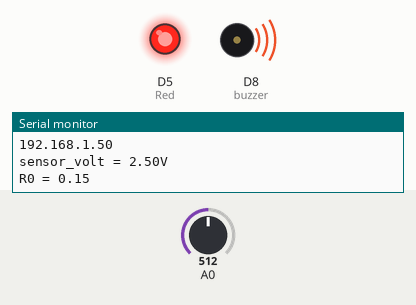
This sketch was run on a simulated ESP8266 (NodeMCU). Parts: output pins drawn as LEDs (lit = HIGH), buzzer (waves = sounding), the last lines printed to the serial monitor. The test bench sets the inputs (shaded band); at power-on: A0 = 512. WiFi joins after 1.5 s; servers stay silent unless stated; uploads are accepted with an empty reply.

Above: at 2.6 s.
At 4.9 s:
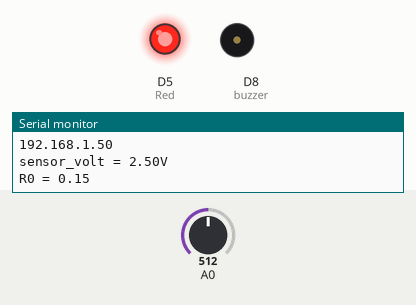
5.0 s: A0 set to 0
7.2 s: A0 set to 400
10.2 s: A0 set to 426
11.7 s: A0 set to 306
At 12.8 s:
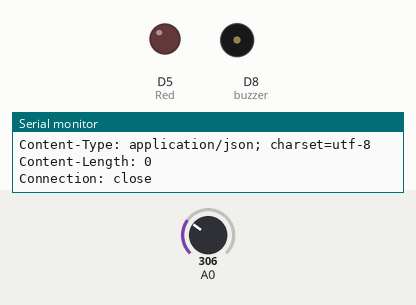
Timing chart, 0 to 14.2 s (numbered marks = the images above; inputs shaded):
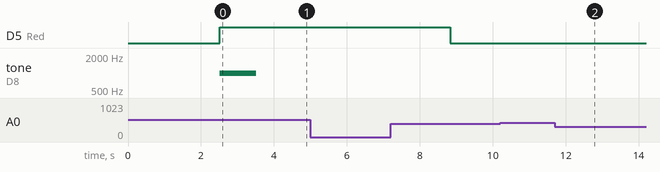

Measured:
- after the input at 11.7 s, D5 (Red): stays LOW (without the input it goes to HIGH after 2.4 s); tone on D8 (buzzer): stays silent (without the input it goes to 1000 Hz after 2.4 s)

The sketch:

GASsketch_may22a.ino
```cpp
#include <ESP8266WiFi.h>
#include <stdio.h>
#define Red D5
const char* ssid     = "Silvia";     // Set SSID
const char* password = "qwertyui"; // Set password
const char* thing = "GasZyGas";   // Set Thing name
const char* host = "dweet.io";        // Set host
int count = 0;
const int buzzer = D8;

void setup() {

    Serial.begin(9600);
    pinMode(buzzer, OUTPUT);
    pinMode(Red, OUTPUT);
    Serial.print("Connecting to ");
    Serial.println(ssid);
    WiFi.begin(ssid, password);
    while (WiFi.status() != WL_CONNECTED)
    {
      delay(500);
      Serial.print(".");                // Print WiFi status
    }
    Serial.println("");
    Serial.println("WiFi connected");   // Print connect status
    Serial.println("IP address: ");
    Serial.println(WiFi.localIP());     // Print IP address
}


void loop() {

   //GAS
    float sensor_volt;
    float RS_air; //  Get the value of RS via in a clear air
    float R0;  // Get the value of R0 via in H2
    float sensorValue;

        /*--- Get a average data by testing 100 times ---*/
    for(int x = 0 ; x < 100 ; x++)
    {
        sensorValue = sensorValue + analogRead(A0);
    }
    sensorValue = sensorValue/100.0;
        /*-----------------------------------------------*/

    sensor_volt = sensorValue/1024*5.0;
    RS_air = (5.0-sensor_volt)/sensor_volt; // omit *RL
    R0 = RS_air/6.5; // The ratio of RS/R0 is 6.5 in a clear air from Graph (Found using WebPlotDigitizer)

    Serial.print("sensor_volt = ");
    Serial.print(sensor_volt);
    Serial.println("V");

    Serial.print("R0 = ");
    Serial.println(R0);
    delay(1000);

    if(R0 <= 0.23){
      digitalWrite(Red,1);
      tone(buzzer, 1000); // Send 1KHz sound signal...
      delay(1000);        // ...for 1 sec
      noTone(buzzer);     // Stop sound...
      delay(1000);
    }else{
      digitalWrite(Red,0);
      delay(1000);
    }

    delay(1000);
    ++count;                            // Count value
    WiFiClient client;
    const int httpPort = 80;            // Set HTTP port
    if (!client.connect(host, httpPort))// Test connection
    {
      Serial.println("connection failed"); // Print connection fail message
      return;
    }
    String url =  String("/dweet/for/") + thing + "?"; // Set message
    url += "count=";
    url += count;
    url += "&value=";
    url += R0;
    client.print(String("GET ") + url + " HTTP/1.1\r\n" +
                 "Host: " + host + "\r\n" +
                 "Connection: keep-alive\r\n" +
                 "Cache-Control: max-age=0\r\n\r\n");
    Serial.println("URL : ");
    Serial.println(url);              // Print URL
    delay(1000);

    while (client.available())
    {
      String line = client.readStringUntil('\r');
      Serial.print(line);
    }
    Serial.println();
    Serial.println("closing connection"); // Print closing status


}
```
